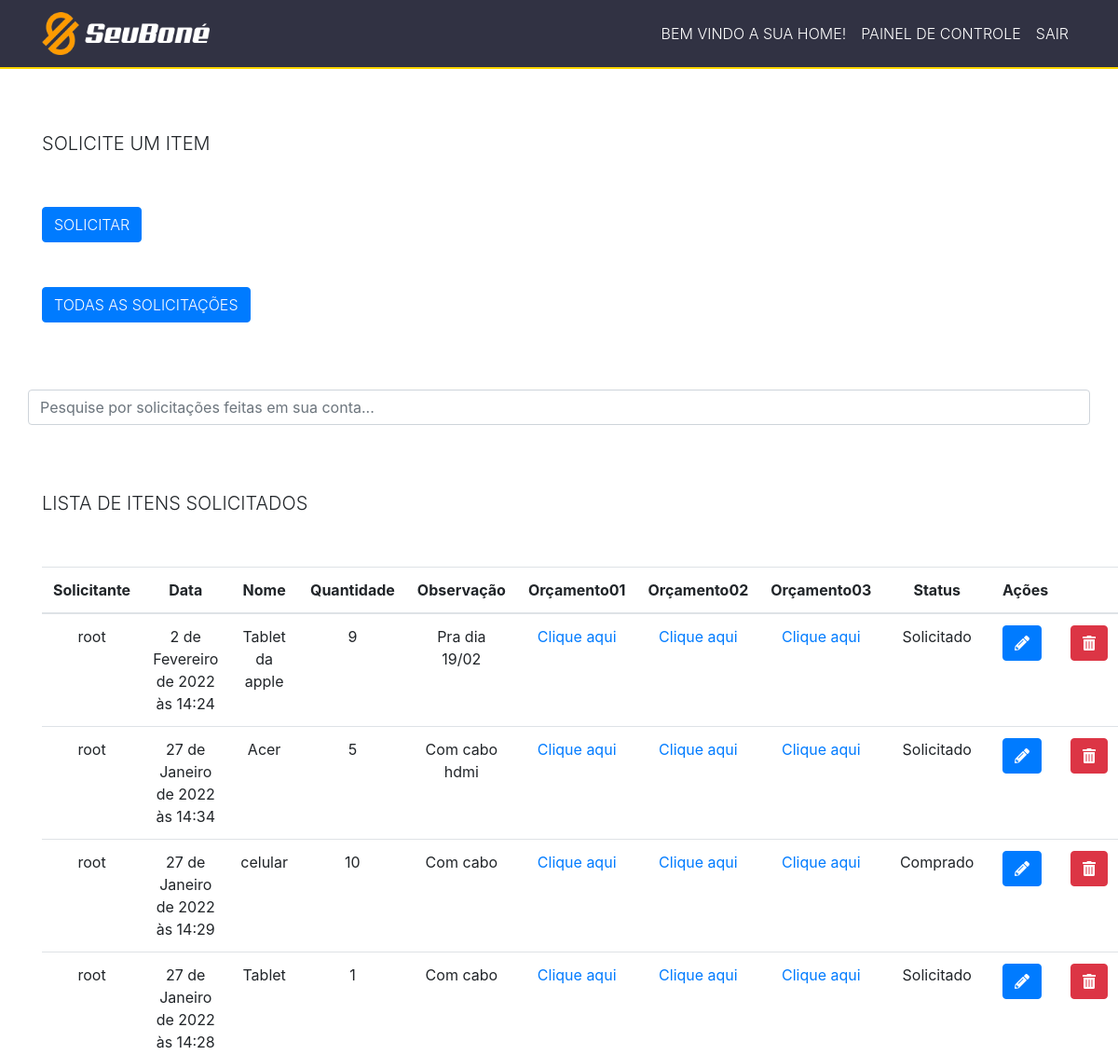
The app's page / (signed in, upper part), older data.
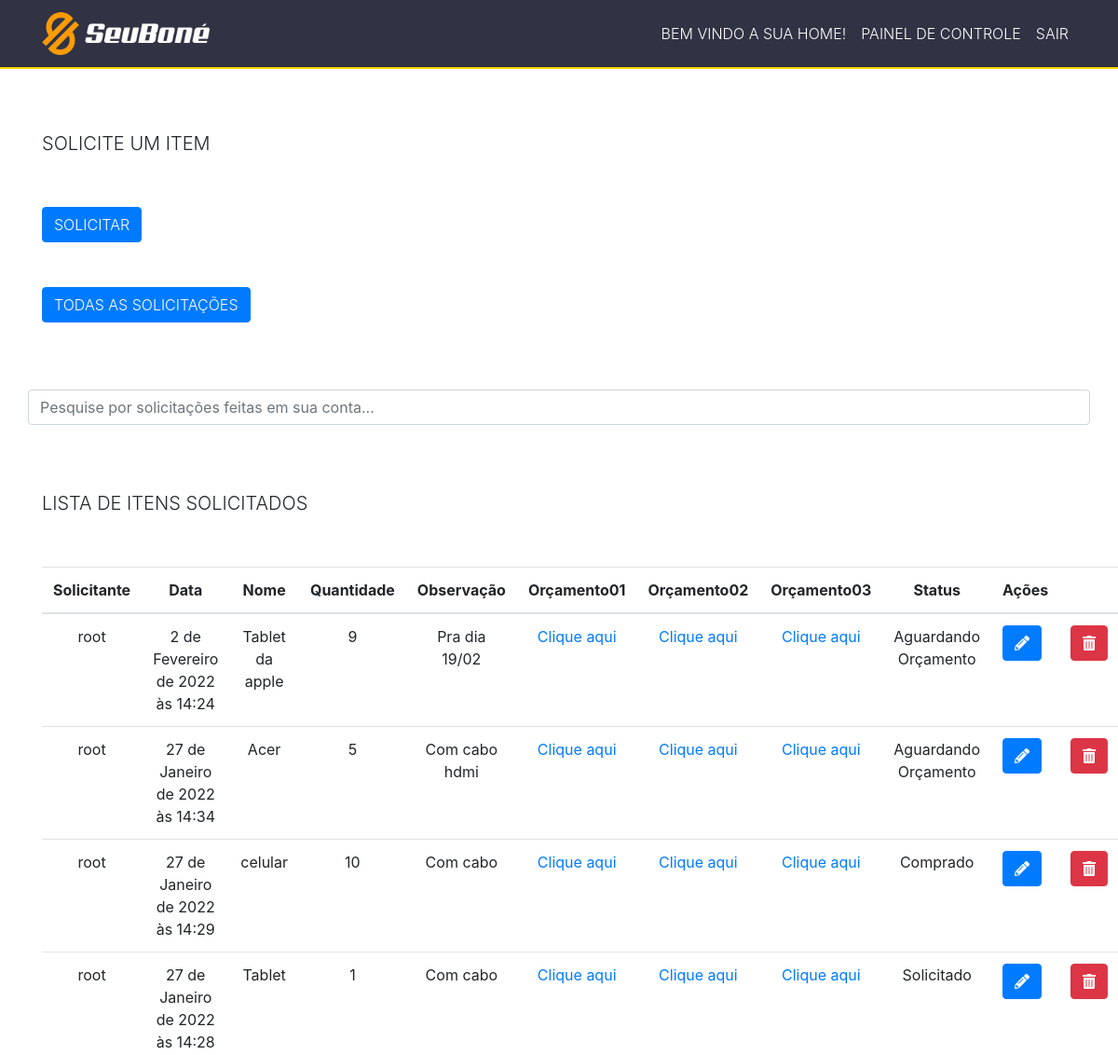
The same page, newer data.
### tasks/models.py (models this page shows, shortened)
class Task(models.Model):
    STATUS = (
        ('solicitado', 'Solicitado'),
        ('Comprado', 'Comprado'),
        ('Aguardando Orçamento', 'Aguardando Orçamento'),
        ('Recebido', 'Recebido'),
    )
    nomeItem = models.CharField("Nome do item: ", max_length=255)
    quantidade = models.IntegerField(blank=True, null=True)
    observação = models.CharField(max_length=255, null=True)
    orçamento01 = models.FileField(upload_to='', blank=True, null=True) #onde o upload irá ficar tem que ser definido no Media_Root (settigns.py do projeto todo) (quando o site tiver no servidor deve se especificar uma outra pasta)
    orçamento02 = models.FileField(upload_to='', blank=True, null=True)
    orçamento03 = models.FileField(upload_to='', blank=True, null=True)
    status = models.CharField(
        max_length=22, #aqui precisa ficar o nmr máximo de caracteres que o status terá (ou seja colocamos o nmr máximo da maior palavra)
        choices=STATUS,
    )
    user = models.ForeignKey(get_user_model(), on_delete=models.CASCADE) #aqui será armazenado o id do usuário então iremos filtrar as solicitações de cada usuário para que cada usuário veja somente as suas.
    created_at = models.DateTimeField(auto_now_add=True)
    updated_at =models.DateTimeField(auto_now=True)

### tasks/views.py (the view)
# urls.py: path('', views.taskList, name='task-list'),
@login_required #Esse comando serve para proteger as urls, ou seja só acessa se estiver logado e autentidado
def taskList(request):
    tasks_list = Task.objects.all().order_by('-created_at').filter(user=request.user) #pegando todos os objects do banco, ordenando do mais novo para o mais antigo
    paginator = Paginator(tasks_list, 10)
    page = request.GET.get('page')
    tasks = paginator.get_page(page)
    return render(request, 'tasks/list.html', {'tasks': tasks}) #renderizando para um arquivo externo dentro da pasta templates, tasks

### tasks/templates/tasks/list.html (shortened to what this page needs)
{% extends 'base.html' %}
{% block content %}
<br>
<br>
<div class="container titulo" >
    <h5 class="text-uppercase font-weight-light text-monospace">Solicite um item</h5>
</div>
<br>
<br>
            <div class="container" >
                <a href="newtask/" >
                        <button type="button" class="btn btn-primary botao text-uppercase font-weight-light text-monospace">Solicitar</button>
                </a>
                <br>
                <br>
                <br>
                <a href="solicitacoesGerais/" >
                     <button type="button" class="btn btn-primary botao text-uppercase font-weight-light text-monospace">Todas as solicitações</button>
                 </a>
                 <br>
                 <br>
                 <br>
                 <br>
            </div>
            <div class="col-12 container ajustePesquisar" >
                <input class="form-control container" id="myInput" type="text" placeholder="Pesquise por solicitações feitas em sua conta..." >
             </div>
             <br>
    <br>
    <br>
    <div class="container" >
        <h5 class="text-uppercase font-weight-light text-monospace">Lista de itens solicitados</h5>
    </div>
    <br>
    <br>
    <div class="container" >
    <div class="tabela">
        <table class="table">
            <thead>
            <tr>
                <th style="text-align: center;" >Solicitante</th>
                <th style="text-align: center;" >Data</th>
                <th style="text-align: center;" >Nome</th>
                <th style="text-align: center;" >Quantidade</th>
                <th style="text-align: center;" >Observação</th>
                <th style="text-align: center;" >Orçamento01</th>
                <th style="text-align: center;" >Orçamento02</th>
                <th style="text-align: center;" >Orçamento03</th>
                <th style="text-align: center;" >Status</th>
                <th style="text-align: center;" >Ações</th>
                <th></th>
            </tr>
            </thead>
            <tbody id="myTable" class="alinhar">
            {% for task in tasks %}
            <tr>
                <td style="text-align: center;" >{{task.user}}</td>
                <td style="text-align: center;" >{{task.created_at}}</td>
                <td style="text-align: center;" >{{task.nomeItem}}</td>
                <td style="text-align: center;" >{{task.quantidade}}</td>
                <td style="text-align: center;" >{{task.observação}}</td>
                <td style="text-align: center;" ><a href="/midia/{{task.orçamento01}}" >Clique aqui</a></td>
                <td style="text-align: center;" ><a href="/midia/{{task.orçamento02}}" >Clique aqui</a></td>
                <td style="text-align: center;" ><a href="/midia/{{task.orçamento03}}" >Clique aqui</a></td>
                <td style="text-align: center;" >{{task.status}}</a></td>
                <td>
                    <a href="edit/{{task.id}}" ><button type="button" class="btn btn-primary"><i class="fas fa-pencil-alt"></i></button></a>
                </td>
                <td>
                    <a href="delete/{{task.id}}" class="delete-btn" ><button type="button" class="btn btn-danger"><i class="fas fa-trash-alt"></i></button></a>
                </td>
            </tr>
            {% endfor %}
            </tbody>
        </table>
        <br>
        <br>
        <br>
        <br>
        <br>
        <br>
        <br>
        <br>
        </div>
    </div>
{% endblock %}

Row changes from the older to the newer data that the page shows:
changed Task "2 de Fevereiro de 2022 às 14:24": status "Solicitado" → "Aguardando Orçamento"
changed Task "27 de Janeiro de 2022 às 14:34": status "Solicitado" → "Aguardando Orçamento"
